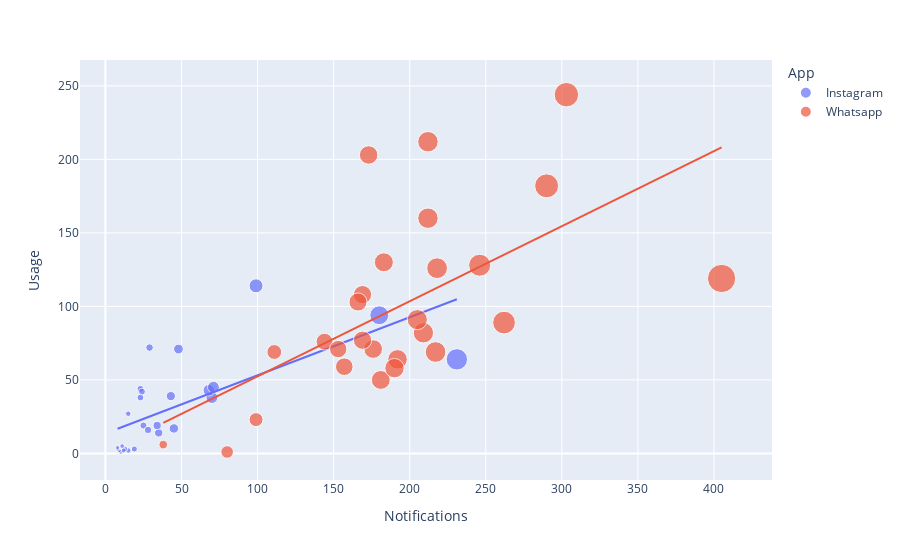

Notebook code cell kept with this figure:
### Code cell
fig = px.scatter(data_frame=df, x='Notifications', y='Usage',size='Notifications',trendline='ols',color='App')
fig.show()

### Figure 1 — Plotly figure (JSON) as saved in the notebook; plotly's stock layout.template omitted (floating-point values rounded to 4 significant figures)
{"data": [{"hovertemplate": "App=Instagram<br>Notifications=%{marker.size}<br>Usage=%{y}<extra></extra>", "legendgroup": "Instagram", "marker": {"color": "#636efa", "size": [70, 43, 231, 35, 19, 25, 23, 28, 15, 29, 24, 34, 23, 48, 68, 71, 180, 99, 45, 10, 15, 13, 9, 8, 8, 11, 12], "sizemode": "area", "sizeref": 1.012, "symbol": "circle"}, "mode": "markers", "name": "Instagram", "orientation": "v", "showlegend": true, "type": "scatter", "x": [70, 43, 231, 35, 19, 25, 23, 28, 15, 29, 24, 34, 23, 48, 68, 71, 180, 99, 45, 10, 15, 13, 9, 8, 8, 11, 12], "xaxis": "x", "y": [38, 39, 64, 14, 3, 19, 44, 16, 27, 72, 42, 19, 38, 71, 43, 45, 94, 114, 17, 1, 2, 3, 2, 3, 4, 5, 2], "yaxis": "y"}, {"hovertemplate": "<b>OLS trendline</b><br>Usage = 0.394976 * Notifications + 13.6522<br>R<sup>2</sup>=0.458388<br><br>App=Instagram<br>Notifications=%{x}<br>Usage=%{y} <b>(trend)</b><extra></extra>", "legendgroup": "Instagram", "marker": {"color": "#636efa", "symbol": "circle"}, "mode": "lines", "name": "Instagram", "showlegend": false, "type": "scatter", "x": [8, 8, 9, 10, 11, 12, 13, 15, 15, 19, 23, 23, 24, 25, 28, 29, 34, 35, 43, 45, 48, 68, 70, 71, 99, 180, 231], "xaxis": "x", "y": [16.81, 16.81, 17.21, 17.6, 18.0, 18.39, 18.79, 19.58, 19.58, 21.16, 22.74, 22.74, 23.13, 23.53, 24.71, 25.11, 27.08, 27.48, 30.64, 31.43, 32.61, 40.51, 41.3, 41.7, 52.75, 84.75, 104.9], "yaxis": "y"}, {"hovertemplate": "App=Whatsapp<br>Notifications=%{marker.size}<br>Usage=%{y}<extra></extra>", "legendgroup": "Whatsapp", "marker": {"color": "#EF553B", "size": [209, 111, 183, 157, 246, 169, 99, 144, 80, 38, 218, 205, 212, 217, 405, 166, 173, 290, 153, 192, 181, 176, 212, 303, 169, 190, 262], "sizemode": "area", "sizeref": 1.012, "symbol": "circle"}, "mode": "markers", "name": "Whatsapp", "orientation": "v", "showlegend": true, "type": "scatter", "x": [209, 111, 183, 157, 246, 169, 99, 144, 80, 38, 218, 205, 212, 217, 405, 166, 173, 290, 153, 192, 181, 176, 212, 303, 169, 190, 262], "xaxis": "x", "y": [82, 69, 130, 59, 128, 108, 23, 76, 1, 6, 126, 91, 160, 69, 119, 103, 203, 182, 71, 64, 50, 71, 212, 244, 77, 58, 89], "yaxis": "y"}, {"hovertemplate": "<b>OLS trendline</b><br>Usage = 0.510465 * Notifications + 1.3703<br>R<sup>2</sup>=0.378939<br><br>App=Whatsapp<br>Notifications=%{x}<br>Usage=%{y} <b>(trend)</b><extra></extra>", "legendgroup": "Whatsapp", "marker": {"color": "#EF553B", "symbol": "circle"}, "mode": "lines", "name": "Whatsapp", "showlegend": false, "type": "scatter", "x": [38, 80, 99, 111, 144, 153, 157, 166, 169, 169, 173, 176, 181, 183, 190, 192, 205, 209, 212, 212, 217, 218, 246, 262, 290, 303, 405], "xaxis": "x", "y": [20.77, 42.21, 51.91, 58.03, 74.88, 79.47, 81.51, 86.11, 87.64, 87.64, 89.68, 91.21, 93.76, 94.79, 98.36, 99.38, 106.0, 108.1, 109.6, 109.6, 112.1, 112.7, 126.9, 135.1, 149.4, 156.0, 208.1], "yaxis": "y"}], "layout": {"legend": {"itemsizing": "constant", "title": {"text": "App"}, "tracegroupgap": 0}, "margin": {"t": 60}, "xaxis": {"anchor": "y", "domain": [0, 1], "title": {"text": "Notifications"}}, "yaxis": {"anchor": "x", "domain": [0, 1], "title": {"text": "Usage"}}}}
